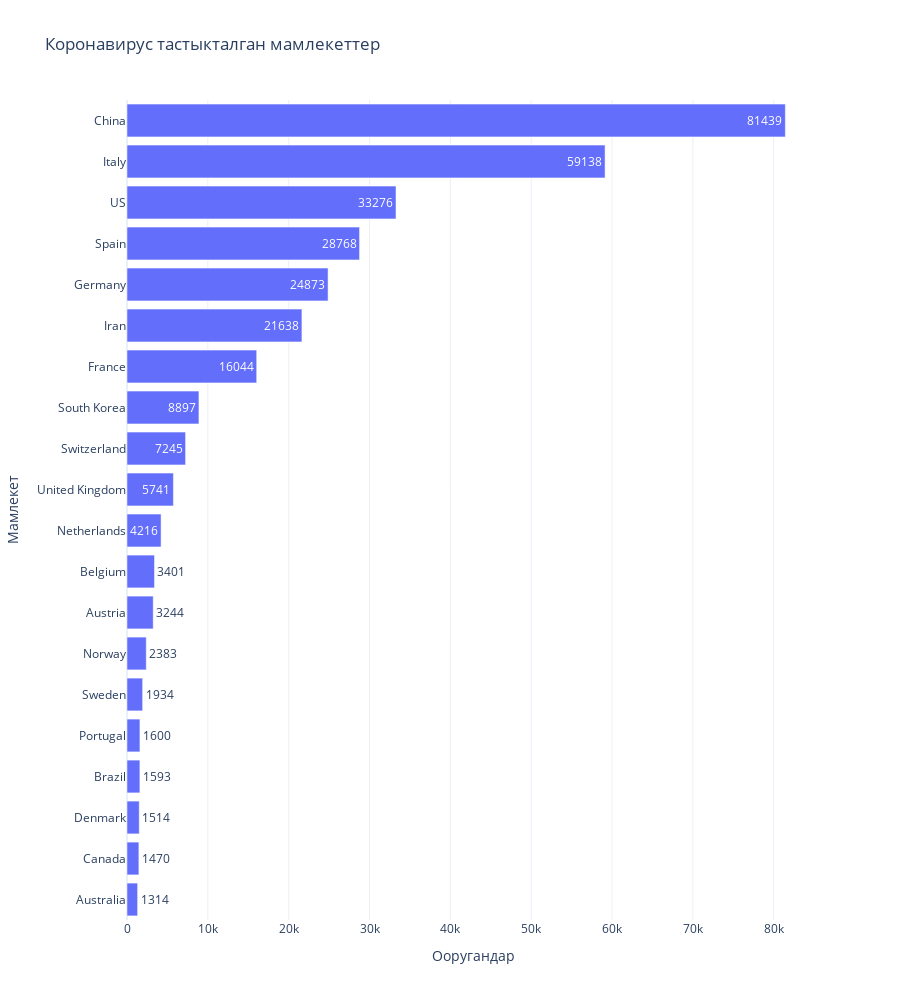

Here is the notebook cell this chart was saved with:
### Code cell
fig = px.bar(latest_grouped.sort_values('Ооругандар', ascending=False)[:20][::-1], 
             x='Ооругандар', y='Мамлекет',
             title='Коронавирус тастыкталган мамлекеттер', text='Ооругандар', height=1000, orientation='h')
fig.show()

### Figure 1 — Plotly figure (JSON) as saved in the notebook; plotly's stock layout.template omitted (floating-point values rounded to 4 significant figures)
{"data": [{"alignmentgroup": "True", "hoverlabel": {"namelength": 0}, "hovertemplate": "Ооругандар=%{text}<br>Мамлекет=%{y}", "legendgroup": "", "marker": {"color": "#636efa"}, "name": "", "offsetgroup": "", "orientation": "h", "showlegend": false, "text": [1314, 1470, 1514, 1593, 1600, 1934, 2383, 3244, 3401, 4216, 5741, 7245, 8897, 16044, 21638, 24873, 28768, 33276, 59138, 81439], "textposition": "auto", "type": "bar", "x": [1314, 1470, 1514, 1593, 1600, 1934, 2383, 3244, 3401, 4216, 5741, 7245, 8897, 16044, 21638, 24873, 28768, 33276, 59138, 81439], "xaxis": "x", "y": ["Australia", "Canada", "Denmark", "Brazil", "Portugal", "Sweden", "Norway", "Austria", "Belgium", "Netherlands", "United Kingdom", "Switzerland", "South Korea", "France", "Iran", "Germany", "Spain", "US", "Italy", "China"], "yaxis": "y"}], "layout": {"barmode": "relative", "height": 1000, "legend": {"tracegroupgap": 0}, "title": {"text": "Коронавирус тастыкталган мамлекеттер"}, "xaxis": {"anchor": "y", "domain": [0, 1], "title": {"text": "Ооругандар"}}, "yaxis": {"anchor": "x", "domain": [0, 1], "title": {"text": "Мамлекет"}}}}
